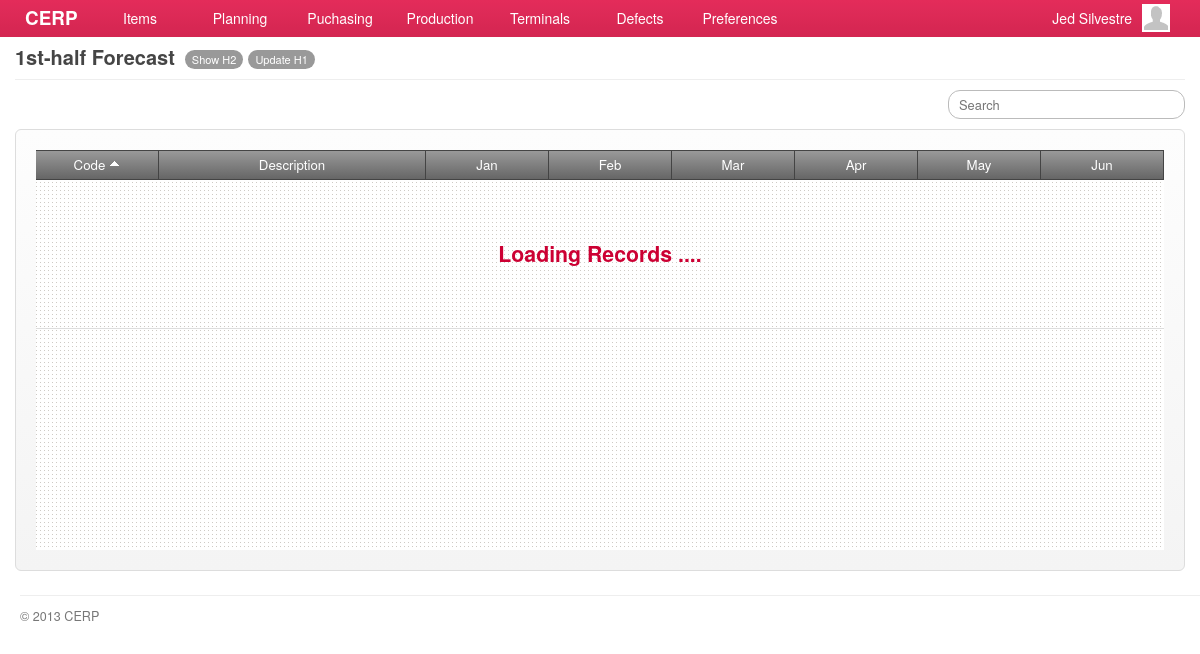
Screenshot of /account/forecast-calendar-h1-show.php (signed in) with the database file from the repository.
### tables this page shows
CREATE TABLE `capabilities` (
  `id` int(11) NOT NULL AUTO_INCREMENT,
  `title` varchar(45) DEFAULT NULL,
  `name` varchar(45) DEFAULT NULL,
  `capability` varchar(45) DEFAULT NULL,
  `url` varchar(45) DEFAULT NULL,
  `parent` int(11) DEFAULT NULL,
  PRIMARY KEY (`id`)
);

### include/general.class.php (called while the page is built, shortened)
<?php
require('database.class.php');
require('capabilities.class.php');
require('role.class.php');
$DB				= new MySQL;
  $DB->database	= "cerpdb";
  $DB->username	= "cerpuser";
  $DB->password	= "cerpuser";
  $DB->hostname	= "localhost";
$Capabilities	= new Capabilities($DB);
$Signed			= $_SESSION['user'];
$Role		= new Role($DB, $Signed['id']);
?>

### include/role.class.php (called while the page is built, shortened)
<?php
class Role
{
	private $DB;
	private $user_id;
	function Role($db, $uid) {
  	$this->DB = $db;
		$this->user_id = $uid;
  }
	function isCapableByName($cap_name) {
		foreach ($this->getUserRoles() as $user_role) {
			$result = $this->DB->Find('role_capabilities', array(
						  			'columns' 		=> 'role_capabilities.*',
						  			'joins' => 'INNER JOIN capabilities ON capabilities.id = role_capabilities.capability_id',
						  	    'conditions' 	=> 'capabilities.capability="'. $cap_name .'" AND role_id='. $user_role['role_id']));
			if(isset($result)) {
				return TRUE;
			}
		}
	}
	function getUserRoles() {
		$result = $this->DB->Get('user_roles', array(
						  			'columns' 		=> 'user_roles.role_id, roles.name',
						  			'joins' => 'INNER JOIN roles ON roles.id = user_roles.role_id',
						  	    'conditions' 	=> 'user_roles.user_id='. $this->user_id));
		if(isset($result)) {
			return $result;
		}
	}
}

### include/database.class.php (called while the page is built, shortened)
<?php
class MySQL {
  public $username	= "cerpuser";
  public $password	= "cerpuser";
  public $hostname	= "localhost";
  public function Connect() {
    $conn = mysql_connect($this->hostname, $this->username, $this->password) or die("<br/><span class='notice'><p class='error'><strong>ERROR!</strong> Unable to connect to MySQL! </p></span>");
    return $conn;
  }
  public function Query($sql) {
  	$conn = $this->Connect();
    $result = mysql_query($sql, $conn);
	return $result;
  }
	function Find($table, $args='') {
  	if (isset($args)) {
  	  $args['columns'] = (isset($args['columns']) ? $args['columns'] : '*');
  	  $args['joins'] = (isset($args['joins']) ? $args['joins'] : '');
	 	 	$args['conditions'] = ($args['conditions'] == '' ? '' : 'where '.$args['conditions']);
		}
		$sql = "SELECT ".$args['columns']." FROM ".$table." ".$args['joins']." ".$args['conditions'];
		$row = $this->IsEmpty($this->Query($sql));
		return mysql_fetch_array($row);
  }
  function Get($table, $args='') {
  	if (isset($args)) {
  	  $args['columns'] = (isset($args['columns']) ? $args['columns'] : '*');
  	  $args['joins'] = (isset($args['joins']) ? $args['joins'] : '');
		  $args['conditions'] = ($args['conditions'] == '' ? '' : 'WHERE '.$args['conditions']);
  	  $args['order'] = (isset($args['order']) ? ' ORDER BY '.$args['order'] : '');
  	  $args['limit'] = (isset($args['limit']) ? ' LIMIT '.$args['limit'] : '');
  	  $args['group'] = (isset($args['group']) ? ' GROUP BY '.$args['group'] : '');
		}
		$data = array();
		$sql = "SELECT ".$args['columns']." FROM ".$table." ".$args['joins']." ".$args['conditions']." ".$args['group']." ".$args['order']." ".$args['limit'];
		$result = $this->IsEmpty($this->Query($sql));
		if(!empty($result)) {
	      while ($row = mysql_fetch_array($result)) {
	        $data[] = $row;
	      }
		}
		return $data;
  }
  private function IsEmpty($result) {
    if(mysql_num_rows($result) > 0) return $result;
    return null;
  }
}

### include/capabilities.class.php (called while the page is built, shortened)
<?php
class Capabilities {
  private $DB;
	public $All;
	function Capabilities($db) {
		$this->DB = $db;
		$this->GetCapabilities();
	}
  function GetTitle() {
    global $capability_key;
	return $this->All[$capability_key]['title'];
  }
	function GetCapabilities() {
		$capabilities = $this->DB->Get('capabilities', array(
					  			'columns' 		=> 'id, capability, title, name, parent, url',
					  	    'conditions' 	=> 'parent IS NOT null ORDER BY parent'));
		$all = array();
		foreach ($capabilities as $cap) {
			$all[$cap['capability']] = array('title' => $cap['title'],'name' => $cap['name'], 'url' => $cap['url'], 'parent' => $cap['parent']);
		}
		$this->All = $all;
	}
}

### account/forecast-calendar-h1-show.php (the view, shortened to what this page needs)
<?php
  $capability_key = 'show_forecast_calendar_h1';
  require('header.php');
	$allowed = $Role->isCapableByName($capability_key);
	if(!$allowed) {
		require('inaccessible.php');
	}else{
?>
	<div id="page">
		<div id="page-title">
    	<h2>
      	<span class="title"><?php echo $Capabilities->GetTitle(); ?></span>
        <?php
				  echo '<a href="'.$Capabilities->All['show_forecast_calendar_h2']['url'].'" class="nav">'.$Capabilities->All['show_forecast_calendar_h2']['name'].'</a>';
				  echo '<a href="'.$Capabilities->All['edit_forecast_calendar_h1']['url'].'" class="nav">'.$Capabilities->All['edit_forecast_calendar_h1']['name'].'</a>';
				?>
      </h2>
		</div>
    <div id="content">
      <div class="search">
        <input type="text" id="keyword" name="keyword" class="keyword" placeholder="Search" />
      </div>
      <form id="form-name" action="<?php host($Capabilities->GetUrl()) ?>" method="POST" class="form-container">
				<div id="grid-products" class="grid jq-grid" style="min-height:400px;">
	        <table cellspacing="0" cellpadding="0">
	          <thead>
	            <tr>
	              <td width="110" class="border-right text-center"><a class="sort default active up" column="code">Code</a></td>
              	<td class="border-right text-center"><a class="sort" column="description">Description</a></td>
	              <td width="110" class="border-right text-center"><a>Jan</a></td>
	              <td width="110" class="border-right text-center"><a>Feb</a></td>
	              <td width="110" class="border-right text-center"><a>Mar</a></td>
	              <td width="110" class="border-right text-center"><a>Apr</a></td>
	              <td width="110" class="border-right text-center"><a>May</a></td>
	              <td width="110" class="border-right text-center"><a>Jun</a></td>
	            </tr>
	          </thead>
	          <tbody></tbody>
	        </table>
	      </div>
      </form>
		</div>
	</div>
<?php }
require('footer.php'); ?>

### stylesheets/main.css (style rules this page uses)
*, html, body { margin:0;padding:0; }
html { font-size: 100%; -webkit-text-size-adjust: 100%; -ms-text-size-adjust: 100%; }
body { margin: 0; font-family:"Helvetica Neue", Helvetica, Arial, sans-serif; font-size:14px; line-height:20px; color:#454545; background-color:#ffffff; }
h1, h2, h3, h4 { padding:0 0 5px; margin:0 0 10px; }
h2 { font-size:20px; }
#page { background-color:#ffffff; font-size:95%; }
#content { padding:0 15px; min-height: 500px; }
#page-title { margin:0 15px 10px; padding:47px 0 0; border-bottom:solid 1px #eeeeee; }
#page-title h2 { margin:0; padding:0 0 10px; }
#page-title h2 .title { float:left; padding-right:5px; }
#page-title h2 .nav { float:left; display:block; margin:3px 0 0 5px; padding:4px 7px; background-color:#999999; color:#ffffff; font-weight:normal; font-size:11px; line-height:11px; cursor:pointer; -webkit-border-radius:12px; -moz-border-radius:12px; border-radius:12px; }
.border-right { border-right:solid 1px #dddddd; }
.text-center { text-align:center; }

### stylesheets/form.css (style rules this page uses)
form { margin:0 0 10px; }
form table tr th, form table tr td { padding:2px 0; }
.form-container { padding:20px; border:solid 1px #dddddd; background-color:#f9f9f9; background-image:-moz-linear-gradient(top, #fdfdfd, #f4f4f4); background-image:-webkit-gradient(linear, 0 0, 0 100%, from(#fdfdfd), to(#f4f4f4)); background-image:-webkit-linear-gradient(top, #fdfdfd, #f4f4f4); background-image:-o-linear-gradient(top, #fdfdfd, #f4f4f4); background-image:linear-gradient(to bottom, #fdfdfd, #f4f4f4); -webkit-border-radius:6px; -moz-border-radius:6px; border-radius:6px; }
input, textarea, select { padding:4px 5px; border:solid 1px #bbbbbb; color:#222222; font-size:97%; font-family:"Helvetica Neue", Helvetica, Arial, sans-serif; -webkit-border-radius:3px; -moz-border-radius:3px; border-radius:3px; }

### stylesheets/grid.css (style rules this page uses)
.grid { min-width:750px; overflow-x:scroll; background:#ffffff url('../images/bg-dotted.png') repeat left top; }
.grid table { margin:0; padding:0; width:100%; }
.grid table thead tr td { padding:4px 6px; border-top:solid 1px #444444; border-bottom:solid 1px #444444; background-color:#666666; background-image:-moz-linear-gradient(top, #999999, #666666); background-image:-webkit-gradient(linear, 0 0, 0 100%, from(#999999), to(#666666)); background-image:-webkit-linear-gradient(top, #999999, #666666); background-image:-o-linear-gradient(top, #999999, #666666); background-image:linear-gradient(to bottom, #999999, #666666); color:#ffffff; font-weight:normal; }
.grid table thead tr td.border-right { border-color:#444444; }
.grid table thead tr td a { color:#ffffff; }
.grid table thead tr td a.sort { padding:0 0 0 0; }
.grid table thead tr td a.sort.active { padding:0 15px 0 0; background:url('../images/icons/icon-sort-down.png') no-repeat right 3px; }
.grid table thead tr td a.sort.active.up { background:url('../images/icons/icon-sort-up.png') no-repeat right 4px; }
.search { margin:0 0 10px; text-align:right; }
.search input { padding-left:10px; width:220px; -webkit-border-radius:12px; -moz-border-radius:12px; border-radius:12px; }

### rows the page displays
capabilities: title "1st-half Forecast"
capabilities: name "Show H2"
capabilities: name "Update H1"

### other values shown
$Signed['first_name'] "Jed"
$Signed['last_name'] "Silvestre"
